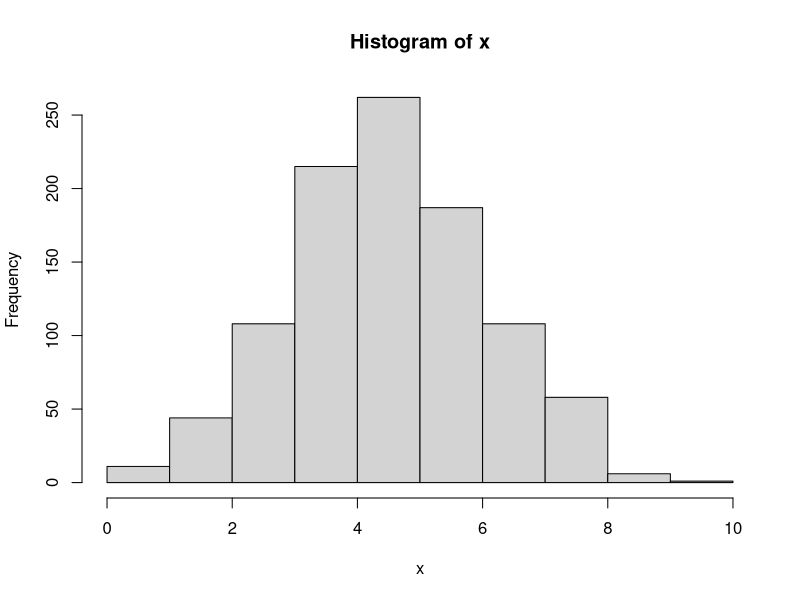

R code for this plot:
## ---- chunk 1
10+5
70*81
2**4
2^4
log(10)       					
log(16, 2)    					
log(1000, 10)   				
## ---- chunk 2
round(log(10)) 
signif(log(10))		
prettyNum(log(10), digits=5)
format(log(10), digits=4, scientific=T, justify='right')
## ---- chunk 3
dbinom(x=3, size=10, prob=0.5) 	# For X~B(n=10, p=0.5) returns P(X=3)
dbinom(3, 10, 0.5)

pbinom(q=3, size=10, prob=0.5) # For X~B(n=10, p=0.5) returns P(X<=3) 	
dbinom(x=0, size=10, prob=0.5)+dbinom(x=1, size=10, prob=0.5)+dbinom(x=2, size=10, prob=0.5)+dbinom(x=3, size=10, prob=0.5) # Same as previous

qbinom(p=0.1718, size=10, prob=0.5) # For X~B(n=10, p=0.5) returns k such that P(X<=k)=0.1718

rbinom(n=1, size=10, prob=0.5) 	
rbinom(n=10, size=10, prob=0.5)
rbinom(n=100, size=10, prob=0.5)
## ---- chunk 4
x = rbinom(n=1000, size=10, prob=0.5) # Works. Bad style.
x <- rbinom(n=1000, size=10, prob=0.5) # Asignments into a variable named "x"
## ---- chunk 5
x 
print(x) 
## ---- chunk 6
(x <- rbinom(n=1000, size=10, prob=0.5))  # Assign and print.
## ---- chunk 7
mean(x)  
var(x)  
hist(x)  
rm(x) # remove variable
